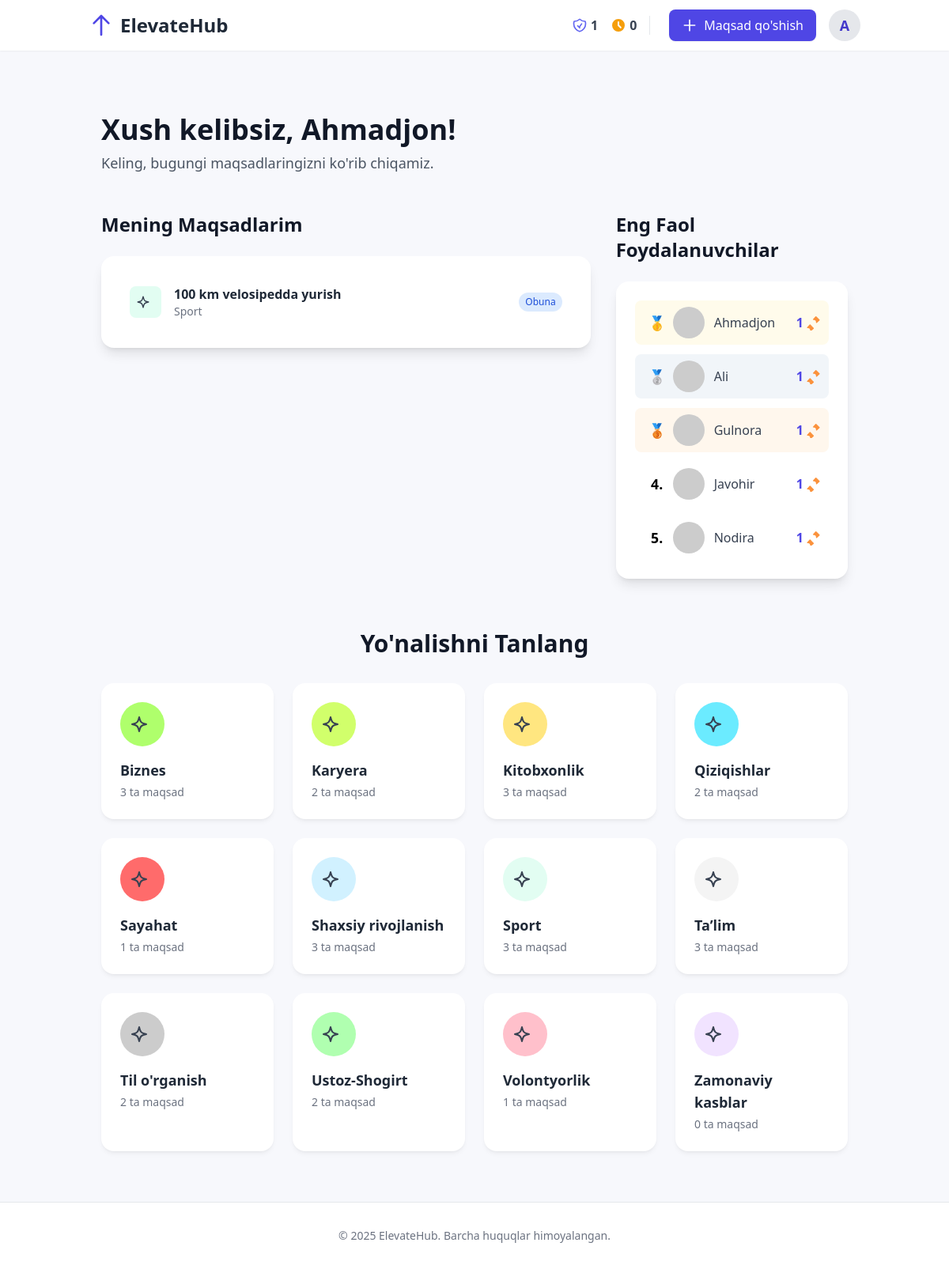
The app's page / (signed in) with its own data.
### users/models.py (models this page shows, shortened)
class CustomUser(AbstractUser):
    email = models.EmailField(unique=True, blank=False, null=False)
    class Meta:
        verbose_name = "User"
        verbose_name_plural = "Users"

class Profile(models.Model):
    user = models.OneToOneField(settings.AUTH_USER_MODEL, on_delete=models.CASCADE, related_name='profile')
    xp = models.IntegerField(default=0, verbose_name="Tajriba ballari (XP)")
    level = models.IntegerField(default=1, verbose_name="Daraja")
    coins = models.IntegerField(default=0, verbose_name="Tangalar")

class Goal(models.Model):
    VISIBILITY_CHOICES = [("public", "Ommaviy"), ("private", "Shaxsiy")]
    DURATION_CHOICES = [(7, "7 kun"), (14, "14 kun"), (21, "21 kun"), (28, "28 kun")]
    title = models.CharField(max_length=200, verbose_name="Maqsad Nomi")
    description = models.TextField(verbose_name="Izoh")
    category = models.ForeignKey(
        GoalCategory,
        on_delete=models.SET_NULL,
        null=True,
        related_name="goals",
        verbose_name="Yo'nalishi",
    )
    sub_category = models.ForeignKey(
        SubCategory,
        on_delete=models.SET_NULL,
        null=True,
        blank=True,
        verbose_name="Ichki Yo'nalish",
    )
    duration = models.IntegerField(choices=DURATION_CHOICES, verbose_name="Davomiyligi")
    visibility = models.CharField(
        max_length=10,
        choices=VISIBILITY_CHOICES,
        default="public",
        verbose_name="Ko'rinishi",
    )
    phone_number = models.CharField(
        max_length=20, blank=True, verbose_name="Telefon Raqam"
    )
    telegram_username = models.CharField(
        max_length=100, blank=True, verbose_name="Telegram User"
    )
    created_by = models.ForeignKey(
        settings.AUTH_USER_MODEL, on_delete=models.CASCADE, related_name="created_goals"
    )
    created_at = models.DateTimeField(auto_now_add=True)
    subscribers = models.ManyToManyField(
        settings.AUTH_USER_MODEL, related_name="subscribed_goals", blank=True
    )
    def get_absolute_url(self):
        return reverse("goal_detail", kwargs={"pk": self.pk})

class GoalCategory(models.Model):
    name = models.CharField(max_length=100, unique=True, verbose_name="Nomi")
    slug = models.SlugField(max_length=120, unique=True, blank=True)
    color = models.CharField(max_length=20, default="#e0e7ff", verbose_name="Rangi")
    icon = models.CharField(max_length=50, blank=True, null=True, verbose_name="Ikona")
    class Meta:
        verbose_name = "Maqsad Yo'nalishi"
        verbose_name_plural = "Maqsad Yo'nalishlari"
        ordering = ["name"]
    def get_absolute_url(self):
        return reverse("category_detail", kwargs={"slug": self.slug})

class GoalStreak(models.Model):
    user = models.ForeignKey(
        settings.AUTH_USER_MODEL, on_delete=models.CASCADE, related_name="streaks"
    )
    goal = models.ForeignKey(Goal, on_delete=models.CASCADE, related_name="streaks")
    date = models.DateField(default=timezone.now)
    streak_count = models.IntegerField(default=1)
    class Meta:
        unique_together = ("user", "goal", "date")
        ordering = ["-date"]
    def __str__(self):
        return f"{self.user.username}'s streak for '{self.goal.title}' on {self.date}"

### users/views.py (the view)
# urls.py: path("", views.HomeView.as_view(), name="home"),
class HomeView(ListView):
    model = GoalCategory
    template_name = "index.html"
    context_object_name = "categories"
    def get_context_data(self, **kwargs):
        context = super().get_context_data(**kwargs)
        categories_with_count = GoalCategory.objects.annotate(
            goal_count=Count("goals", filter=Q(goals__visibility="public"))
        )
        context["categories"] = categories_with_count
        context["top_goals"] = (
            Goal.objects.filter(visibility="public")
            .annotate(num_subscribers=Count("subscribers"))
            .order_by("-num_subscribers")[:5]
        )
        all_streaks = GoalStreak.objects.order_by("user", "-streak_count")
        top_streaks_map = {}
        for streak in all_streaks:
            if streak.user_id not in top_streaks_map:
                top_streaks_map[streak.user_id] = streak
        context["top_streakers"] = sorted(
            top_streaks_map.values(), key=lambda x: x.streak_count, reverse=True
        )[:5]
        print("Top Streakers:", context["top_streakers"])
        if self.request.user.is_authenticated:
            user = self.request.user
            my_goals = Goal.objects.filter(created_by=user)
            subscribed_goals = user.subscribed_goals.all()
            context["my_personal_goals"] = (
                (my_goals | subscribed_goals).distinct().order_by("-created_at")[:5]
            )
        return context

### templates/index.html (shortened to what this page needs)
{% extends 'base.html' %}
{% load static %}
{% block content %}
  {% if user.is_authenticated %}
    <section class="py-12">
      <div class="container mx-auto px-4">
        <h1 class="text-3xl sm:text-4xl font-extrabold text-gray-900">Xush kelibsiz, {{ user.first_name|default:user.username }}!</h1>
        <p class="mt-2 text-lg text-gray-600">Keling, bugungi maqsadlaringizni ko'rib chiqamiz.</p>
      </div>
    </section>
    <div class="container mx-auto px-4">
      <section class="grid grid-cols-1 lg:grid-cols-3 gap-8 items-start">
        <div class="lg:col-span-2">
          <h2 class="text-2xl font-bold text-gray-900 mb-6">Mening Maqsadlarim</h2>
          <div class="bg-white rounded-2xl shadow-lg p-6">
            <ul class="space-y-2">
              {% for goal in my_personal_goals %}
                <li class="my-goal-item p-3 rounded-lg">
                  <a href="{{ goal.get_absolute_url }}" class="flex items-center justify-between">
                    <div class="flex items-center">
                      <div class="w-10 h-10 rounded-lg flex items-center justify-center mr-4" style="background-color: {{ goal.category.color|default:'#f0f4f8' }};">
                      </div>
                      <div>
                        <h4 class="font-bold text-gray-800">{{ goal.title }}</h4>
                        <p class="text-sm text-gray-500">{{ goal.category.name }}</p>
                      </div>
                    </div>
                    {% if goal.created_by == user %}
                      <span class="text-xs font-medium bg-indigo-100 text-indigo-700 px-2 py-1 rounded-full">Mening Maqsadim</span>
                    {% else %}
                      <span class="text-xs font-medium bg-blue-100 text-blue-700 px-2 py-1 rounded-full">Obuna</span>
                    {% endif %}
                  </a>
                </li>
              {% endfor %}
            </ul>
          </div>
        </div>
        <div class="lg:col-span-1">
            <h2 class="text-2xl font-bold text-gray-900 mb-6">Eng Faol Foydalanuvchilar</h2>
            <div class="bg-white rounded-2xl shadow-lg p-6">
              <ul class="space-y-3">
                {% for streak in top_streakers %}
                  <li class="leaderboard-item flex items-center p-2 rounded-lg {% if forloop.counter == 1 %}
                      bg-amber-50
                    {% elif forloop.counter == 2 %}
                      bg-slate-100
                    {% elif forloop.counter == 3 %}
                      bg-orange-50
                    {% endif %}">
                    <div class="leaderboard-rank">
                      {% if forloop.counter == 1 %}
                        🥇
                      {% elif forloop.counter == 2 %}
                        🥈
                      {% elif forloop.counter == 3 %}
                        🥉
                      {% else %}
                        {{ forloop.counter }}.
                      {% endif %}
                    </div><img class="w-10 h-10 rounded-full mr-3 object-cover" src="https://i.pravatar.cc/150?u={{ streak.user.username }}" alt="{{ streak.user.username }}" /><span class="text-gray-700 font-medium flex-grow">{{ streak.user.first_name|default:streak.user.username }}</span><span class="font-bold text-indigo-600 flex items-center">
                      {{ streak.streak_count }}
                    </span>
                  </li>
                {% empty %}
                  <p class="text-center text-gray-500 text-sm py-4">Hali faol foydalanuvchilar yo'q.</p>
                {% endfor %}
              </ul>
            </div>
          </div>
      </section>
    </div>
  {% endif %}
  <section class="container mx-auto px-4 mt-16">
    <h2 class="text-3xl font-bold text-gray-900 mb-8 text-center">Yo'nalishni Tanlang</h2>
    <div class="grid grid-cols-1 sm:grid-cols-2 md:grid-cols-3 lg:grid-cols-4 gap-6">
      {% for category in categories %}
        <a href="{{ category.get_absolute_url }}" class="category-card-v2 group block p-6 rounded-2xl text-gray-800 relative overflow-hidden bg-white">
          <div class="relative z-10">
            <div class="w-14 h-14 rounded-full flex items-center justify-center mb-4" style="background-color: {{ category.color|default:'#eff6ff' }};">
            </div>
            <h3 class="font-extrabold text-lg mb-1">{{ category.name }}</h3>
            <p class="text-sm text-gray-500">{{ category.goal_count }} ta maqsad</p>
          </div>
        </a>
      {% endfor %}
    </div>
  </section>
{% endblock %}

### templates/base.html (shortened to what this page needs)
{% load static %}
<!DOCTYPE html>
<html lang="en">
  <head>
    <script src="https://cdn.tailwindcss.com"></script>
  </head>
  <body class="font-sans">
    <header class="bg-white/95 backdrop-blur-sm sticky top-0 z-50 shadow-sm">
      <nav class="container mx-auto px-6 py-3">
        <div class="flex justify-between items-center">
          <a href="{% url 'home' %}" class="flex items-center space-x-2 text-2xl font-bold text-gray-800">
            <svg class="w-8 h-8 text-indigo-600" fill="none" stroke="currentColor" viewBox="0 0 24 24" xmlns="http://www.w3.org/2000/svg">
              <path stroke-linecap="round" stroke-linejoin="round" stroke-width="2" d="M5 10l7-7m0 0l7 7m-7-7v18"></path>
            </svg>
            <span>ElevateHub</span>
          </a>
          <div class="flex items-center space-x-4">
            {% if user.is_authenticated %}
              <div class="hidden sm:flex items-center space-x-4 border-r pr-4 mr-2">
                <div class="flex items-center" title="Daraja">
                  <span class="ml-1 font-bold text-gray-700">{{ user.profile.level }}</span>
                </div>
                <div class="flex items-center" title="Tangalar">
                  <svg class="w-5 h-5 text-amber-500" fill="currentColor" viewBox="0 0 20 20">
                    <path fill-rule="evenodd" d="M10 18a8 8 0 100-16 8 8 0 000 16zm1-12a1 1 0 10-2 0v4a1 1 0 00.293.707l2.828 2.829a1 1 0 101.414-1.415L11 9.586V6z" clip-rule="evenodd"></path>
                  </svg>
                  <span class="ml-1 font-bold text-gray-700">{{ user.profile.coins }}</span>
                </div>
              </div>
              <a href="{% url 'goal_create' %}" class="hidden sm:flex items-center space-x-2 bg-indigo-600 text-white px-4 py-2 rounded-lg hover:bg-indigo-700 shadow-sm transition-transform duration-300 hover:scale-105">
                <svg class="w-5 h-5" fill="none" stroke="currentColor" viewBox="0 0 24 24">
                  <path stroke-linecap="round" stroke-linejoin="round" stroke-width="2" d="M12 4v16m8-8H4"></path>
                </svg>
                <span>Maqsad qo'shish</span>
              </a>
              <div class="relative">
                <button id="profileDropdownBtn" class="flex items-center focus:outline-none"><span class="w-10 h-10 bg-gray-200 rounded-full flex items-center justify-center text-indigo-700 font-bold text-lg">{{ user.username|first|upper }}</span></button>
              </div>
            {% endif %}
          </div>
        </div>
      </nav>
    </header>
    <main class="container mx-auto mt-8 px-6">
      {% block content %}{% endblock %}
    </main>
    <footer class="mt-16 py-8 bg-white border-t border-gray-200">
      <div class="container mx-auto text-center text-gray-500 text-sm">
        <p>
          &copy; {% now 'Y' %} ElevateHub. Barcha huquqlar himoyalangan.
        </p>
      </div>
    </footer>
  </body>
</html>

### templates/base.html (style rules this page uses)
body { background-color: #f7f8fc; }

### templates/index.html (style rules this page uses)
body { background-color: #f7f8fc; }
.category-card-v2 { transition: all 0.3s ease; box-shadow: 0 4px 6px -1px rgba(0, 0, 0, 0.05), 0 2px 4px -2px rgba(0, 0, 0, 0.05); }
.leaderboard-rank { font-size: 1.1rem; font-weight: 800; width: 2.5rem; text-align: center; }

### records on screen
CustomUser: profile.level "1", profile.coins "0", username|first "A", first_name "Ahmadjon"
Goal: title "100 km velosipedda yurish", category.name "Sport", shows "Obuna"
GoalStreak: user.first_name "Ahmadjon", streak_count "1"
GoalStreak: user.first_name "Ali", streak_count "1"
GoalStreak: user.first_name "Gulnora", streak_count "1"
GoalStreak: user.first_name "Javohir", streak_count "1"
GoalStreak: user.first_name "Nodira", streak_count "1"
GoalCategory: name "Biznes", goal_count "3"
GoalCategory: name "Karyera", goal_count "2"
GoalCategory: name "Kitobxonlik", goal_count "3"
GoalCategory: name "Qiziqishlar", goal_count "2"
GoalCategory: name "Sayahat", goal_count "1"
GoalCategory: name "Shaxsiy rivojlanish", goal_count "3"
GoalCategory: name "Sport", goal_count "3"
GoalCategory: name "Ta’lim", goal_count "3"
GoalCategory: name "Til o'rganish", goal_count "2"
GoalCategory: name "Ustoz-Shogirt", goal_count "2"
GoalCategory: name "Volontyorlik", goal_count "1"
GoalCategory: name "Zamonaviy kasblar", goal_count "0"
